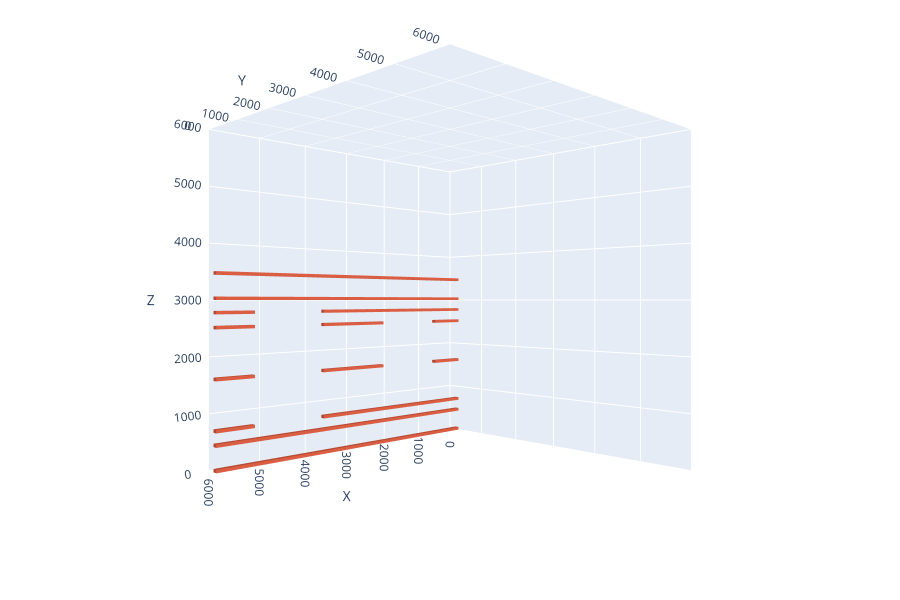

Source (notebook cell):
### Code cell
layer_config = {
    'panel_id': 'a',
    'panel_width': 6000,
    'panel_height': 3500,
    'openings': [Opening(1500,1750,1500,2000),Opening(4500,1750,1500,2500)],
    'y_min':180,
    'y_max':280,
    'layer_index': '6',
    'name': 'Ext ins - Mineral Wool 100mm batten 40mm',
    'layer_type':'battened',
    'layer_pitch':900,
    'layer_orientation':'horizontal',
    'batten_width': 60,
    'include_insulation': False,
    'materials':{'batten':'Douglas','insulation':'Mineral Wool'}
}

layer = generate_layer(**layer_config)

fig = fig_3D_lattice(layer)
fig.show()

### Figure 1 — Plotly figure (JSON) as saved in the notebook; plotly's stock layout.template omitted (floating-point values rounded to 4 significant figures)
{"data": [{"color": "#DA5D42", "flatshading": true, "i": [7, 0, 0, 0, 4, 4, 6, 6, 4, 0, 3, 2], "j": [3, 4, 1, 2, 5, 6, 5, 2, 0, 1, 6, 3], "k": [0, 7, 2, 3, 6, 7, 1, 1, 5, 5, 7, 6], "opacity": 1, "text": "batten : a-L6-T0-1  [ 60 x 6000 ]", "type": "mesh3d", "x": [0, 0, 6000, 6000, 0, 0, 6000, 6000], "y": [180, 280, 280, 180, 180, 280, 280, 180], "z": [0, 0, 0, 0, 60, 60, 60, 60]}, {"color": "#DA5D42", "flatshading": true, "i": [7, 0, 0, 0, 4, 4, 6, 6, 4, 0, 3, 2], "j": [3, 4, 1, 2, 5, 6, 5, 2, 0, 1, 6, 3], "k": [0, 7, 2, 3, 6, 7, 1, 1, 5, 5, 7, 6], "opacity": 1, "text": "batten : a-L6-T1-2  [ 60 x 6000 ]", "type": "mesh3d", "x": [0, 0, 6000, 6000, 0, 0, 6000, 6000], "y": [180, 280, 280, 180, 180, 280, 280, 180], "z": [440, 440, 440, 440, 500, 500, 500, 500]}, {"color": "#DA5D42", "flatshading": true, "i": [7, 0, 0, 0, 4, 4, 6, 6, 4, 0, 3, 2], "j": [3, 4, 1, 2, 5, 6, 5, 2, 0, 1, 6, 3], "k": [0, 7, 2, 3, 6, 7, 1, 1, 5, 5, 7, 6], "opacity": 1, "text": "batten : a-L6-T2-3  [ 60 x 749 ]", "type": "mesh3d", "x": [5251, 5251, 6000, 6000, 5251, 5251, 6000, 6000], "y": [180, 280, 280, 180, 180, 280, 280, 180], "z": [690, 690, 690, 690, 750, 750, 750, 750]}, {"color": "#DA5D42", "flatshading": true, "i": [7, 0, 0, 0, 4, 4, 6, 6, 4, 0, 3, 2], "j": [3, 4, 1, 2, 5, 6, 5, 2, 0, 1, 6, 3], "k": [0, 7, 2, 3, 6, 7, 1, 1, 5, 5, 7, 6], "opacity": 1, "text": "batten : a-L6-T2-4  [ 60 x 3749 ]", "type": "mesh3d", "x": [0, 0, 3749, 3749, 0, 0, 3749, 3749], "y": [180, 280, 280, 180, 180, 280, 280, 180], "z": [690, 690, 690, 690, 750, 750, 750, 750]}, {"color": "#DA5D42", "flatshading": true, "i": [7, 0, 0, 0, 4, 4, 6, 6, 4, 0, 3, 2], "j": [3, 4, 1, 2, 5, 6, 5, 2, 0, 1, 6, 3], "k": [0, 7, 2, 3, 6, 7, 1, 1, 5, 5, 7, 6], "opacity": 1, "text": "batten : a-L6-T3-5  [ 60 x 749 ]", "type": "mesh3d", "x": [5251, 5251, 6000, 6000, 5251, 5251, 6000, 6000], "y": [180, 280, 280, 180, 180, 280, 280, 180], "z": [1590, 1590, 1590, 1590, 1650, 1650, 1650, 1650]}, {"color": "#DA5D42", "flatshading": true, "i": [7, 0, 0, 0, 4, 4, 6, 6, 4, 0, 3, 2], "j": [3, 4, 1, 2, 5, 6, 5, 2, 0, 1, 6, 3], "k": [0, 7, 2, 3, 6, 7, 1, 1, 5, 5, 7, 6], "opacity": 1, "text": "batten : a-L6-T3-6  [ 60 x 1498 ]", "type": "mesh3d", "x": [2251, 2251, 3749, 3749, 2251, 2251, 3749, 3749], "y": [180, 280, 280, 180, 180, 280, 280, 180], "z": [1590, 1590, 1590, 1590, 1650, 1650, 1650, 1650]}, {"color": "#DA5D42", "flatshading": true, "i": [7, 0, 0, 0, 4, 4, 6, 6, 4, 0, 3, 2], "j": [3, 4, 1, 2, 5, 6, 5, 2, 0, 1, 6, 3], "k": [0, 7, 2, 3, 6, 7, 1, 1, 5, 5, 7, 6], "opacity": 1, "text": "batten : a-L6-T3-7  [ 60 x 749 ]", "type": "mesh3d", "x": [0, 0, 749, 749, 0, 0, 749, 749], "y": [180, 280, 280, 180, 180, 280, 280, 180], "z": [1590, 1590, 1590, 1590, 1650, 1650, 1650, 1650]}, {"color": "#DA5D42", "flatshading": true, "i": [7, 0, 0, 0, 4, 4, 6, 6, 4, 0, 3, 2], "j": [3, 4, 1, 2, 5, 6, 5, 2, 0, 1, 6, 3], "k": [0, 7, 2, 3, 6, 7, 1, 1, 5, 5, 7, 6], "opacity": 1, "text": "batten : a-L6-T4-8  [ 60 x 749 ]", "type": "mesh3d", "x": [5251, 5251, 6000, 6000, 5251, 5251, 6000, 6000], "y": [180, 280, 280, 180, 180, 280, 280, 180], "z": [2490, 2490, 2490, 2490, 2550, 2550, 2550, 2550]}, {"color": "#DA5D42", "flatshading": true, "i": [7, 0, 0, 0, 4, 4, 6, 6, 4, 0, 3, 2], "j": [3, 4, 1, 2, 5, 6, 5, 2, 0, 1, 6, 3], "k": [0, 7, 2, 3, 6, 7, 1, 1, 5, 5, 7, 6], "opacity": 1, "text": "batten : a-L6-T4-9  [ 60 x 1498 ]", "type": "mesh3d", "x": [2251, 2251, 3749, 3749, 2251, 2251, 3749, 3749], "y": [180, 280, 280, 180, 180, 280, 280, 180], "z": [2490, 2490, 2490, 2490, 2550, 2550, 2550, 2550]}, {"color": "#DA5D42", "flatshading": true, "i": [7, 0, 0, 0, 4, 4, 6, 6, 4, 0, 3, 2], "j": [3, 4, 1, 2, 5, 6, 5, 2, 0, 1, 6, 3], "k": [0, 7, 2, 3, 6, 7, 1, 1, 5, 5, 7, 6], "opacity": 1, "text": "batten : a-L6-T4-10  [ 60 x 749 ]", "type": "mesh3d", "x": [0, 0, 749, 749, 0, 0, 749, 749], "y": [180, 280, 280, 180, 180, 280, 280, 180], "z": [2490, 2490, 2490, 2490, 2550, 2550, 2550, 2550]}, {"color": "#DA5D42", "flatshading": true, "i": [7, 0, 0, 0, 4, 4, 6, 6, 4, 0, 3, 2], "j": [3, 4, 1, 2, 5, 6, 5, 2, 0, 1, 6, 3], "k": [0, 7, 2, 3, 6, 7, 1, 1, 5, 5, 7, 6], "opacity": 1, "text": "batten : a-L6-T5-11  [ 60 x 749 ]", "type": "mesh3d", "x": [5251, 5251, 6000, 6000, 5251, 5251, 6000, 6000], "y": [180, 280, 280, 180, 180, 280, 280, 180], "z": [2750, 2750, 2750, 2750, 2810, 2810, 2810, 2810]}, {"color": "#DA5D42", "flatshading": true, "i": [7, 0, 0, 0, 4, 4, 6, 6, 4, 0, 3, 2], "j": [3, 4, 1, 2, 5, 6, 5, 2, 0, 1, 6, 3], "k": [0, 7, 2, 3, 6, 7, 1, 1, 5, 5, 7, 6], "opacity": 1, "text": "batten : a-L6-T5-12  [ 60 x 3749 ]", "type": "mesh3d", "x": [0, 0, 3749, 3749, 0, 0, 3749, 3749], "y": [180, 280, 280, 180, 180, 280, 280, 180], "z": [2750, 2750, 2750, 2750, 2810, 2810, 2810, 2810]}, {"color": "#DA5D42", "flatshading": true, "i": [7, 0, 0, 0, 4, 4, 6, 6, 4, 0, 3, 2], "j": [3, 4, 1, 2, 5, 6, 5, 2, 0, 1, 6, 3], "k": [0, 7, 2, 3, 6, 7, 1, 1, 5, 5, 7, 6], "opacity": 1, "text": "batten : a-L6-T6-13  [ 60 x 6000 ]", "type": "mesh3d", "x": [0, 0, 6000, 6000, 0, 0, 6000, 6000], "y": [180, 280, 280, 180, 180, 280, 280, 180], "z": [3000, 3000, 3000, 3000, 3060, 3060, 3060, 3060]}, {"color": "#DA5D42", "flatshading": true, "i": [7, 0, 0, 0, 4, 4, 6, 6, 4, 0, 3, 2], "j": [3, 4, 1, 2, 5, 6, 5, 2, 0, 1, 6, 3], "k": [0, 7, 2, 3, 6, 7, 1, 1, 5, 5, 7, 6], "opacity": 1, "text": "batten : a-L6-T7-14  [ 60 x 6000 ]", "type": "mesh3d", "x": [0, 0, 6000, 6000, 0, 0, 6000, 6000], "y": [180, 280, 280, 180, 180, 280, 280, 180], "z": [3440, 3440, 3440, 3440, 3500, 3500, 3500, 3500]}], "layout": {"height": 600, "margin": {"b": 0, "l": 0, "r": 0, "t": 0}, "scene": {"camera": {"eye": {"x": 1.5, "y": 1.5, "z": 0}}, "xaxis": {"range": [0, 6000], "title": {"text": "X"}}, "yaxis": {"range": [0, 6000], "title": {"text": "Y"}}, "zaxis": {"range": [0, 6000], "title": {"text": "Z"}}}}}
